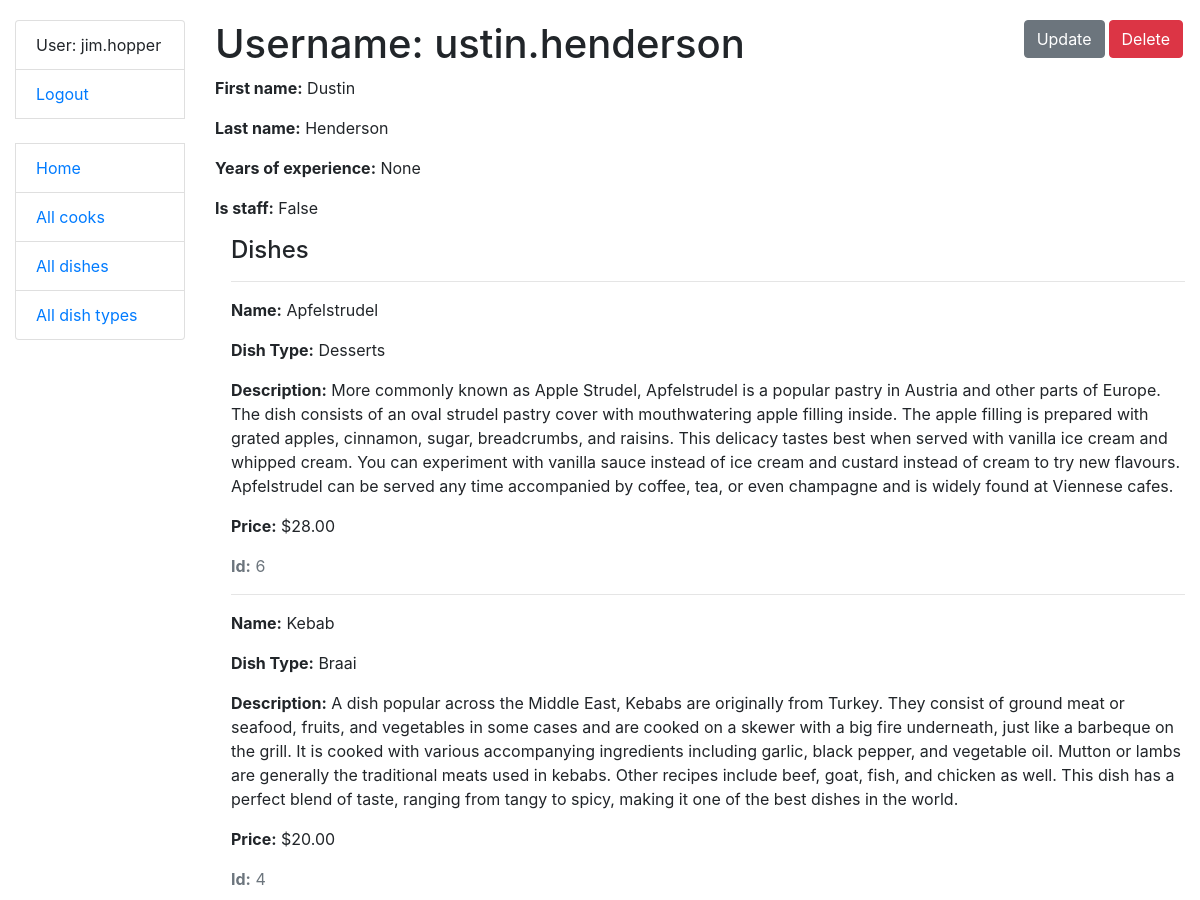
The app's page /cooks/5/ (signed in, upper part), older data.
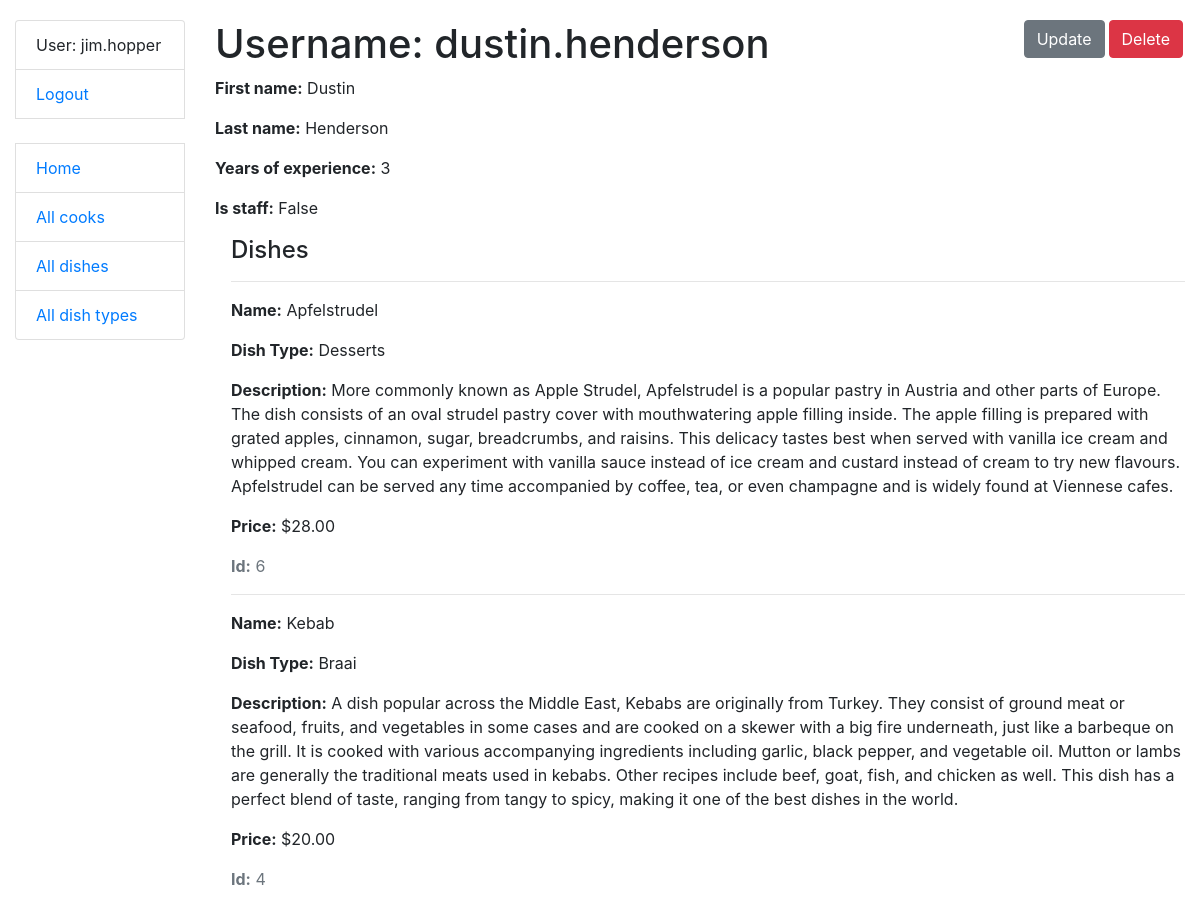
The same page, newer data.
### kitchen/models.py (models this page shows, shortened)
class Cook(AbstractUser):
    years_of_experience = models.IntegerField(null=True, blank=True)
    class Meta:
        ordering = ["username"]

### kitchen/views.py (the view)
class CookDetailView(LoginRequiredMixin, generic.DetailView):
    model = Cook
    queryset = Cook.objects.prefetch_related("dishes__dish_type")

### templates/kitchen/cook_detail.html
{% extends "base.html" %}
{% block content %}
  <h1>
    Username: {{ cook.username }}
    <a href="{% url 'kitchen:cook-delete' pk=cook.id %}" class="btn btn-danger link-to-page">
      Delete
    </a>
    <a href="{% url 'kitchen:cook-update' pk=cook.id %}" class="btn btn-secondary link-to-page">
      Update
    </a>
  </h1>
  <p><strong>First name:</strong> {{ cook.first_name }}</p>
  <p><strong>Last name:</strong> {{ cook.last_name }}</p>
  <p><strong>Years of experience:</strong> {{ cook.years_of_experience }}</p>
  <p><strong>Is staff:</strong> {{ cook.is_staff }}</p>
  <div class="ml-3">
    <h4>Dishes</h4>
    {% for dish in cook.dishes.all %}
        <hr>
        <p><strong>Name:</strong> {{ dish.name }}</p>
        <p><strong>Dish Type:</strong> {{ dish.dish_type.name }}</p>
        <p><strong>Description:</strong> {{ dish.description }}</p>
        <p><strong>Price:</strong> ${{ dish.price }}</p>
        <p class="text-muted"><strong>Id:</strong> {{dish.id}}</p>
    {% empty %}
      <p>No dishes!</p>
    {% endfor %}
  </div>
{% endblock %}

Row changes from the older to the newer data that the page shows:
changed Cook "Dustin": username "ustin.henderson" → "dustin.henderson"; years_of_experience "None" → "3"
